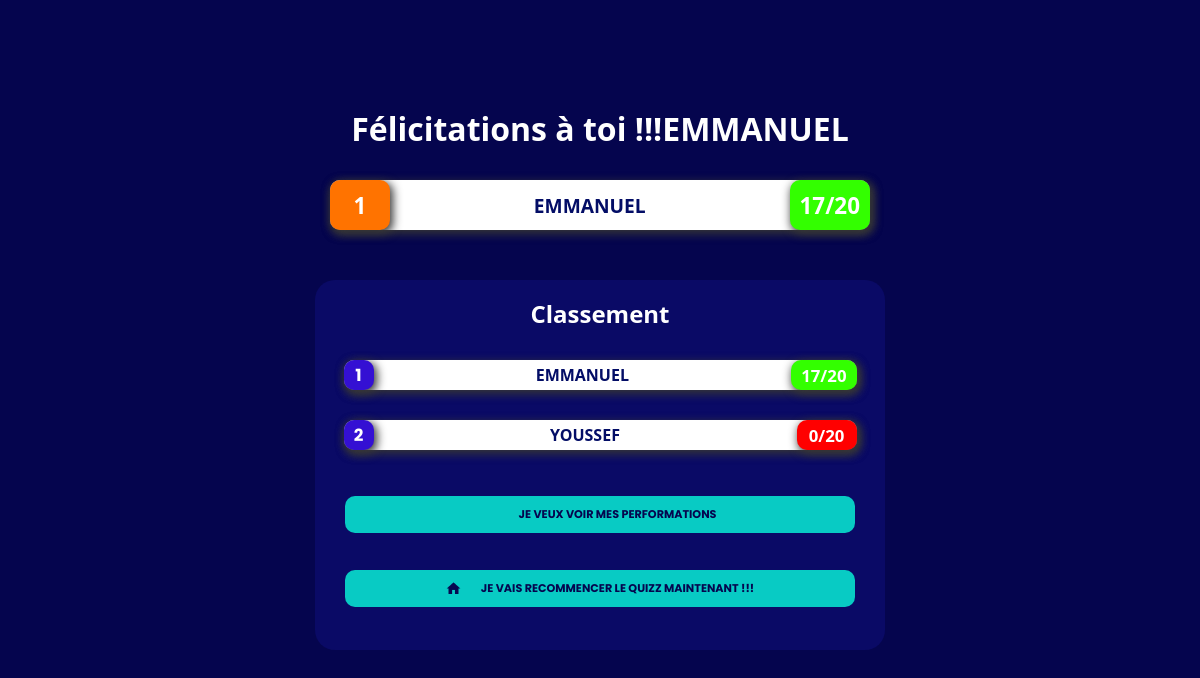
Page /admin (signed in) on the earlier database version.
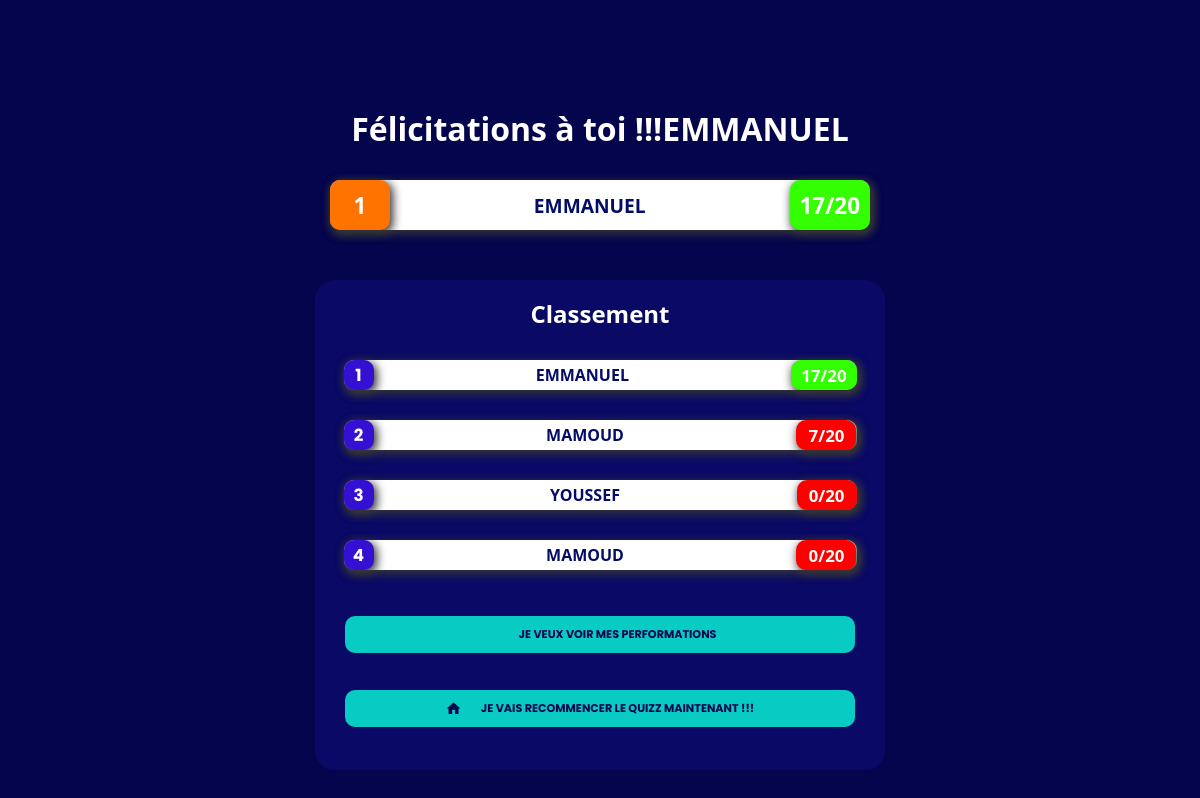
Same page on the later database version.
### app.py (models this page shows, shortened)
class Profiles(db.Model):
    id = db.Column(db.Integer, primary_key = True)
    nom = db.Column(db.String(20), unique = False , nullable = False)
    password = db.Column(db.String(8),nullable = False)

class classement(db.Model):
    id = db.Column(db.Integer, primary_key = True)
    comp = db.Column(db.String(20), unique = False , nullable = False)
    note = db.Column(db.Integer)

### app.py (the view)
@app.route('/admin')
def admin():
    if 'utilisateur_id' in session:
        sessionp = Profiles.query.get(session['utilisateur_id'])
    else:
        return redirect('/pre')
    classep = classement.query.all()
    eudpe = Profiles.query.all()
    ieze = cept.query.filter_by(email=sessionp.nom).first()
    datae = ieze.point
    tab = []
    for i in classep :
        tab.append([i.note,i.comp ])
    q=[]
    tab = sorted(tab)
    w= reversed(tab)
    comp=[]
    for i in tab:
        q.append(i[0])
    maxe = max(q)
    for i in tab:
        if maxe == i[0] :
            aqsz = i
            print(aqsz)
            break
    dss = sessionp.nom
    txs= [ieze.point,dss]
    print(txs)
    lenm= len(tab)-2
    qcs=[]
    for a in tab[::-1]:
        qcs.append(a)
    qsw = qcs.index(txs)+1
    return render_template("admin.html",tab=qcs,comp=comp,maxe=txs,lenm=lenm,qsw=qsw,sessionpp=sessionp.nom)

### templates/admin.html (shortened to what this page needs)
<!DOCTYPE html>
<html lang="en">
<head>
    <link rel="stylesheet" href="/static/CSS/admin.css">
</head>
<body>
    <div class="aqwxc">
            {% if maxe[0]>= 10 %}
        <div class="clase" style="color: white;">
            <a href="/fin" style="text-decoration: none;color: white;"><h1 id="class" style="text-align: center;">Félicitations à toi !!!<span style="text-transform: uppercase;font-family: 'Segoe UI', Tahoma, Geneva, Verdana, sans-serif;">{{maxe[1]}}</span> </h1></a>
        </div>
        {% else %}
        <div class="clase" style="color: white;">
            <a href="/fin" style="text-decoration: none;color: white;"><h1 id="class" style="text-align: center;">Ehhh YAKO !!! <span style="text-transform: uppercase;font-family: 'Segoe UI', Tahoma, Geneva, Verdana, sans-serif;">{{maxe[1]}}</span> </h1></a>
        </div>
        {% endif %}
        {% if maxe %}
        <div class="lopm">
            <div class="lo1">
                <div class="lo105">
                    <h1 id="lo11">{{qsw}}</h1>
                </div>
                <div class="lo12">
                    <h2 style="text-transform: uppercase;font-family: 'Segoe UI', Tahoma, Geneva, Verdana, sans-serif;color: #030d66;;font-weight: bolder;">{{maxe[1]}}</h2>
                </div>
                {% if maxe[0]>= 10 %}
                    <div class="lo10">
                        <h1 id="lo11">{{maxe[0]}}/20</h1>
                    </div>
                {% else %}
                    <div class="lo100">
                        <h1 id="lo11">{{maxe[0]}}/20</h1>
                    </div>
                {% endif %}
            </div>
        </div>
        {% endif %}
        <section>
            <div class="clase5" style="color: white;">
                <a href="/fin" style="text-decoration: none;color: white;"><h1 id="class" style="text-align: center;">Classement </h1></a>
            </div>
            {% for i in tab %}
            <div class="lo">
                <div class="lo1">
                    <div class="lo14">
                        <h1 id="1">{{ loop.index }}</h1>
                    </div>
                    <div class="lo12">
                        <p style="text-transform: uppercase;font-family: 'Segoe UI', Tahoma, Geneva, Verdana, sans-serif;color: #030d66;;font-weight: bolder;">{{ i[1] }}</p>
                    </div>
                    {% if i[0] >= 10 %}
                        <div class="lo10">
                            <h1 id="lo11">{{ i[0] }}/20</h1>
                        </div>
                    {% else %}
                        <div class="lo100">
                            <h1 id="lo11">{{ i[0] }}/20</h1>
                        </div>
                    {% endif %}
                </div>
            </div>
            {% endfor %}
            <div class="deco" style="padding-left: 30px;padding-right: 30px;padding-top: 20PX;">
                <div class="de1" style="width: 100%;">
                    <form action="imp" method="post" style="width: 100%;">
                        <button type="submit" id="dec" style="width: 100%;">JE VEUX VOIR MES PERFORMATIONS</button>
                    </form>
                </div>
                <div class="de1">
                    <a href="/deconnexion" id="dec"><img style="filter: invert(10%) sepia(55%) saturate(3085%) hue-rotate(229deg) brightness(91%) contrast(119%);" src="{{ url_for('static', filename='IMAGE/hom.png')}}" alt="" width="15px"> JE VAIS RECOMMENCER LE QUIZZ MAINTENANT   !!!</a>
                </div>
            </div>
        </section>
    </div>
</body>
</html>

### static/CSS/admin.css (style rules this page uses)
* { box-sizing: border-box; margin: 0; padding: 0; font-family: 'Poppins', sans-serif; }
button , a { cursor: pointer; }
body { background-color: rgb(5, 5, 78); width: 100%; }
.aqwxc { width: 100%; max-width: 600px; margin: 0 auto; margin-top: 50px; background-color: rgb(5, 5, 78); }
.lo12 h2 { font-size: 1.2rem; color: rgb(5, 5, 78); font-family: system-ui, -apple-system, BlinkMacSystemFont, 'Segoe UI', Roboto, Oxygen, Ubuntu, Cantarell, 'Open Sans', 'Helvetica Neue', sans-serif; }
.clase { width: 100%; height: 100px; color: white; display: flex; align-items: end; justify-content: center; }
#class { font-family: system-ui, -apple-system, BlinkMacSystemFont, 'Segoe UI', Roboto, Oxygen, Ubuntu, Cantarell, 'Open Sans', 'Helvetica Neue', sans-serif; }
.lopm { display: flex; align-items: center; justify-content: center; flex-direction: column; width: 100%; gap: 20px; padding-top: 30px; padding-bottom: 30px; color: black; }
.lopm .lo1 { display: flex; align-items: center; justify-content: space-between; gap: 10px; width: 90%; height: 50px; background-color: white; border-radius: 10px; animation: wine 2s infinite; }
.lo { display: flex; align-items: center; justify-content: center; flex-direction: column; width: 100%; gap: 20px; padding-top: 30px; color: black; }
.lo1 { display: flex; align-items: center; justify-content: space-between; gap: 10px; width: 90%; height: 30px; background-color: white; border-radius: 10px; box-shadow: 2px 3px 10px 1px rgb(54, 54, 54); }
#lo11 { font-family: system-ui, -apple-system, BlinkMacSystemFont, 'Segoe UI', Roboto, Oxygen, Ubuntu, Cantarell, 'Open Sans', 'Helvetica Neue', sans-serif; }
.lo14 { display: flex; align-items: center; justify-content: center; font-size: 0.7rem; color: white; width: 30px; height: 30px; background-color: rgb(52, 16, 211); border-radius: 10px; box-shadow: 2px 3px 10px 1px rgb(54, 54, 54); }
.lo10 { display: flex; align-items: center; justify-content: center; font-size: 0.7rem; color: white; padding: 1px 10px; height: 100%; background-color: rgb(51, 255, 0); border-radius: 10px; box-shadow: 2px 3px 10px 1px rgb(54, 54, 54); }
.lo100 { display: flex; align-items: center; justify-content: center; font-size: 0.7rem; color: white; width: 60px; height: 100%; background-color: rgb(255, 0, 0); border-radius: 10px; box-shadow: 2px 3px 10px 1px rgb(54, 54, 54); }
.lo105 { display: flex; align-items: center; justify-content: center; font-size: 0.7rem; color: white; width: 60px; height: 100%; background-color: rgb(255, 115, 0); border-radius: 10px; box-shadow: 2px 3px 10px 1px rgb(54, 54, 54); }
.deco { width: 100%; height: 200px; }
.de1 { width: 100%; height: 100px; }
.de1 form { width: 100%; height: 100px; }
#dec { display: flex; align-items: center; justify-content: center; padding-left: 50px; padding-right: 50px; border-radius: 10px; padding: 10px 15px; font-size: 0.7rem; color: rgb(5, 5, 78); padding-top: 10px; margin-bottom: 50px; background-color: rgb(8, 203, 196); text-decoration: none; font-weight: bolder; margin: 0 auto; text-align: center; border: none; gap: 20px; }
section { width: 95%; background-color: rgba(15, 15, 121, 0.575); border-radius: 20px; margin: 0 auto; margin-bottom: 10px; }
.clase5 { width: 100%; height: 50px; margin-top: 20px; color: white; display: flex; align-items: end; justify-content: center; }

Differences in the rows shown:
added classement: comp "MAMOUD", note "7"
added classement: comp "MAMOUD", note "0"
